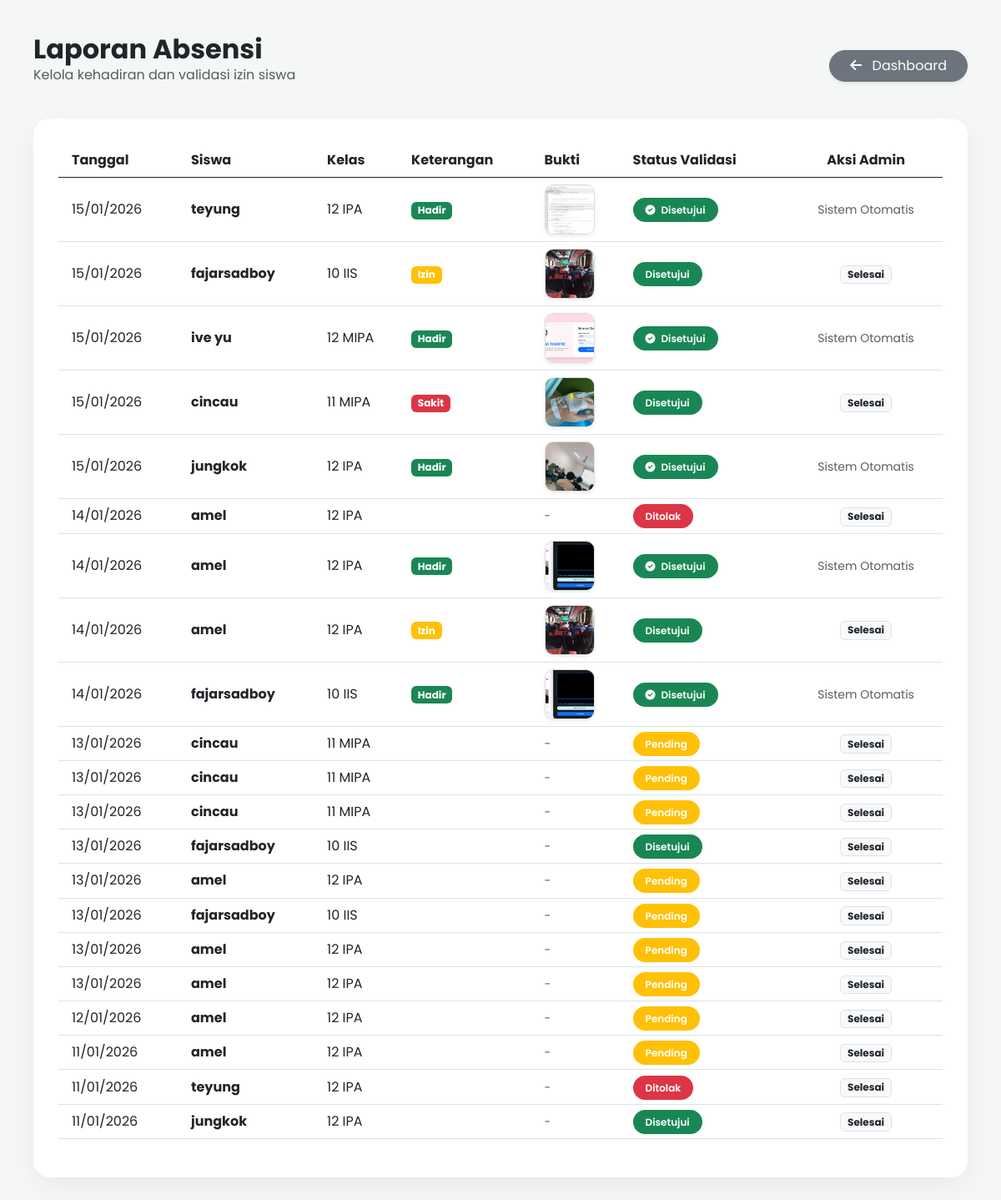
Page /admin/laporan.php (signed in) on the committed database.
### tables this page shows
CREATE TABLE `absensi` (
  `id` int(11) NOT NULL,
  `user_id` int(11) NOT NULL,
  `tanggal` date NOT NULL DEFAULT curdate(),
  `jam_masuk` time NOT NULL DEFAULT curtime(),
  `status` enum('Hadir','Izin','Sakit') DEFAULT 'Hadir',
  `keterangan` enum('Hadir','Sakit','Izin','Alpa') DEFAULT 'Hadir',
  `bukti_foto` varchar(255) DEFAULT NULL,
  `status_validasi` enum('Pending','Disetujui','Ditolak') DEFAULT 'Pending'
);

CREATE TABLE `users` (
  `id` int(11) NOT NULL,
  `nama_lengkap` varchar(100) DEFAULT NULL,
  `kelas` varchar(20) DEFAULT NULL,
  `username` varchar(50) NOT NULL,
  `password` varchar(255) NOT NULL,
  `role` enum('admin','siswa') NOT NULL DEFAULT 'siswa',
  `foto` varchar(255) DEFAULT NULL,
  `created_at` timestamp NOT NULL DEFAULT current_timestamp()
);

### admin/laporan.php (the view, shortened to what this page needs)
<?php
include '../includes/db.php';
$query = mysqli_query($conn, "SELECT absensi.*, users.nama_lengkap, users.kelas
                              FROM absensi
                              JOIN users ON absensi.user_id = users.id
                              ORDER BY absensi.tanggal DESC");
?>
<!DOCTYPE html>
<html lang="id">
<head>
    <link href="https://cdn.jsdelivr.net/npm/bootstrap@5.3.0/dist/css/bootstrap.min.css" rel="stylesheet">
    <link href="https://cdnjs.cloudflare.com/ajax/libs/font-awesome/6.0.0/css/all.min.css" rel="stylesheet">
</head>
<body>
<div class="container-admin">
    <div class="d-flex justify-content-between align-items-center mb-4">
        <div>
            <h2 class="fw-bold text-dark mb-0">Laporan Absensi</h2>
            <p class="text-muted">Kelola kehadiran dan validasi izin siswa</p>
        </div>
        <a href="dashboard.php" class="btn btn-secondary rounded-pill px-4 shadow-sm">
            <i class="fas fa-arrow-left me-2"></i> Dashboard
        </a>
    </div>
    <div class="card-laporan">
        <div class="table-responsive">
            <table class="table table-hover align-middle">
                <thead>
                    <tr>
                        <th class="ps-3">Tanggal</th>
                        <th>Siswa</th>
                        <th>Kelas</th>
                        <th>Keterangan</th>
                        <th>Bukti</th>
                        <th>Status Validasi</th>
                        <th class="text-center">Aksi Admin</th>
                    </tr>
                </thead>
                <tbody>
                    <?php while($row = mysqli_fetch_assoc($query)): ?>
                    <tr>
                        <td class="ps-3"><?= date('d/m/Y', strtotime($row['tanggal'])) ?></td>
                        <td>
                            <div class="fw-bold"><?= htmlspecialchars($row['nama_lengkap']) ?></div>
                        </td>
                        <td><?= htmlspecialchars($row['kelas']) ?></td>
                        <td>
                            <?php
                            $ket = $row['keterangan'];
                            $color = ($ket == 'Hadir') ? 'success' : (($ket == 'Izin') ? 'warning' : 'danger');
                            echo "<span class='badge bg-$color'>$ket</span>";
                            ?>
                        </td>
                        <td>
                            <?php if(!empty($row['bukti_foto'])): ?>
                                <a href="../assets/img/bukti/<?= $row['bukti_foto'] ?>" target="_blank">
                                    <img src="../assets/img/bukti/<?= $row['bukti_foto'] ?>" class="img-bukti shadow-sm">
                                </a>
                            <?php else: ?>
                                <span class="text-muted small">-</span>
                            <?php endif; ?>
                        </td>
                        <td>
                            <?php
                            if($row['keterangan'] == 'Hadir') {
                                echo "<span class='badge-status bg-success text-white'><i class='fas fa-check-circle me-1'></i> Disetujui</span>";
                            } else {
                                $st = $row['status_validasi'];
                                $st_color = ($st == 'Disetujui') ? 'success' : (($st == 'Ditolak') ? 'danger' : 'warning');
                                echo "<span class='badge-status bg-$st_color text-white'>$st</span>";
                            }
                            ?>
                        </td>
                        <td class="text-center">
                            <?php if(($row['keterangan'] == 'Izin' || $row['keterangan'] == 'Sakit') && $row['status_validasi'] == 'Pending'): ?>
                                <a href="laporan.php?aksi=setuju&id=<?= $row['id'] ?>" class="btn btn-sm btn-success rounded-pill px-3 btn-action" onclick="return confirm('Setujui izin ini?')">
                                    <i class="fas fa-check"></i>
                                </a>
                                <a href="laporan.php?aksi=tolak&id=<?= $row['id'] ?>" class="btn btn-sm btn-danger rounded-pill px-3 btn-action" onclick="return confirm('Tolak izin ini?')">
                                    <i class="fas fa-times"></i>
                                </a>
                            <?php elseif($row['keterangan'] == 'Hadir'): ?>
                                <span class="text-muted small italic">Sistem Otomatis</span>
                            <?php else: ?>
                                <span class="badge bg-light text-dark border">Selesai</span>
                            <?php endif; ?>
                        </td>
                    </tr>
                    <?php endwhile; ?>
                </tbody>
            </table>
        </div>
    </div>
</div>
</body>
</html>

### admin/laporan.php (style rules this page uses)
body { background: #f4f7f6; font-family: 'Poppins', sans-serif; }
.container-admin { padding: 40px; }
.card-laporan { background: white; border-radius: 20px; padding: 30px; box-shadow: 0 10px 30px rgba(0,0,0,0.05); border: none; }
.table thead { background: #2D94FF; color: white; border: none; }
.badge-status { font-size: 0.75rem; padding: 6px 15px; border-radius: 50px; font-weight: 600; }
.img-bukti { width: 60px; height: 60px; object-fit: cover; border-radius: 10px; cursor: pointer; border: 1px solid #ddd; }

### rows in the picture
absensi: tanggal "15/01/2026", user.nama_lengkap "teyung", user.kelas "12 IPA", keterangan "Hadir", bukti_foto (picture), shows "Disetujui", shows "Sistem Otomatis"
absensi: tanggal "15/01/2026", user.nama_lengkap "fajarsadboy", user.kelas "10 IIS", keterangan "Izin", bukti_foto (picture), status_validasi "Disetujui", shows "Selesai"
absensi: tanggal "15/01/2026", user.nama_lengkap "ive yu", user.kelas "12 MIPA", keterangan "Hadir", bukti_foto (picture), shows "Disetujui", shows "Sistem Otomatis"
absensi: tanggal "15/01/2026", user.nama_lengkap "cincau", user.kelas "11 MIPA", keterangan "Sakit", bukti_foto (picture), status_validasi "Disetujui", shows "Selesai"
absensi: tanggal "15/01/2026", user.nama_lengkap "jungkok", user.kelas "12 IPA", keterangan "Hadir", bukti_foto (picture), shows "Disetujui", shows "Sistem Otomatis"
absensi: tanggal "14/01/2026", user.nama_lengkap "amel", user.kelas "12 IPA", status_validasi "Ditolak", shows "Selesai"
absensi: tanggal "14/01/2026", user.nama_lengkap "amel", user.kelas "12 IPA", keterangan "Hadir", bukti_foto (picture), shows "Disetujui", shows "Sistem Otomatis"
absensi: tanggal "14/01/2026", user.nama_lengkap "amel", user.kelas "12 IPA", keterangan "Izin", bukti_foto (picture), status_validasi "Disetujui", shows "Selesai"
absensi: tanggal "14/01/2026", user.nama_lengkap "fajarsadboy", user.kelas "10 IIS", keterangan "Hadir", bukti_foto (picture), shows "Disetujui", shows "Sistem Otomatis"
absensi: tanggal "13/01/2026", user.nama_lengkap "cincau", user.kelas "11 MIPA", status_validasi "Pending", shows "Selesai"
absensi: tanggal "13/01/2026", user.nama_lengkap "cincau", user.kelas "11 MIPA", status_validasi "Pending", shows "Selesai"
absensi: tanggal "13/01/2026", user.nama_lengkap "cincau", user.kelas "11 MIPA", status_validasi "Pending", shows "Selesai"
absensi: tanggal "13/01/2026", user.nama_lengkap "fajarsadboy", user.kelas "10 IIS", status_validasi "Disetujui", shows "Selesai"
absensi: tanggal "13/01/2026", user.nama_lengkap "amel", user.kelas "12 IPA", status_validasi "Pending", shows "Selesai"
absensi: tanggal "13/01/2026", user.nama_lengkap "fajarsadboy", user.kelas "10 IIS", status_validasi "Pending", shows "Selesai"
absensi: tanggal "13/01/2026", user.nama_lengkap "amel", user.kelas "12 IPA", status_validasi "Pending", shows "Selesai"
absensi: tanggal "13/01/2026", user.nama_lengkap "amel", user.kelas "12 IPA", status_validasi "Pending", shows "Selesai"
absensi: tanggal "12/01/2026", user.nama_lengkap "amel", user.kelas "12 IPA", status_validasi "Pending", shows "Selesai"
absensi: tanggal "11/01/2026", user.nama_lengkap "amel", user.kelas "12 IPA", status_validasi "Pending", shows "Selesai"
absensi: tanggal "11/01/2026", user.nama_lengkap "teyung", user.kelas "12 IPA", status_validasi "Ditolak", shows "Selesai"
absensi: tanggal "11/01/2026", user.nama_lengkap "jungkok", user.kelas "12 IPA", status_validasi "Disetujui", shows "Selesai"
